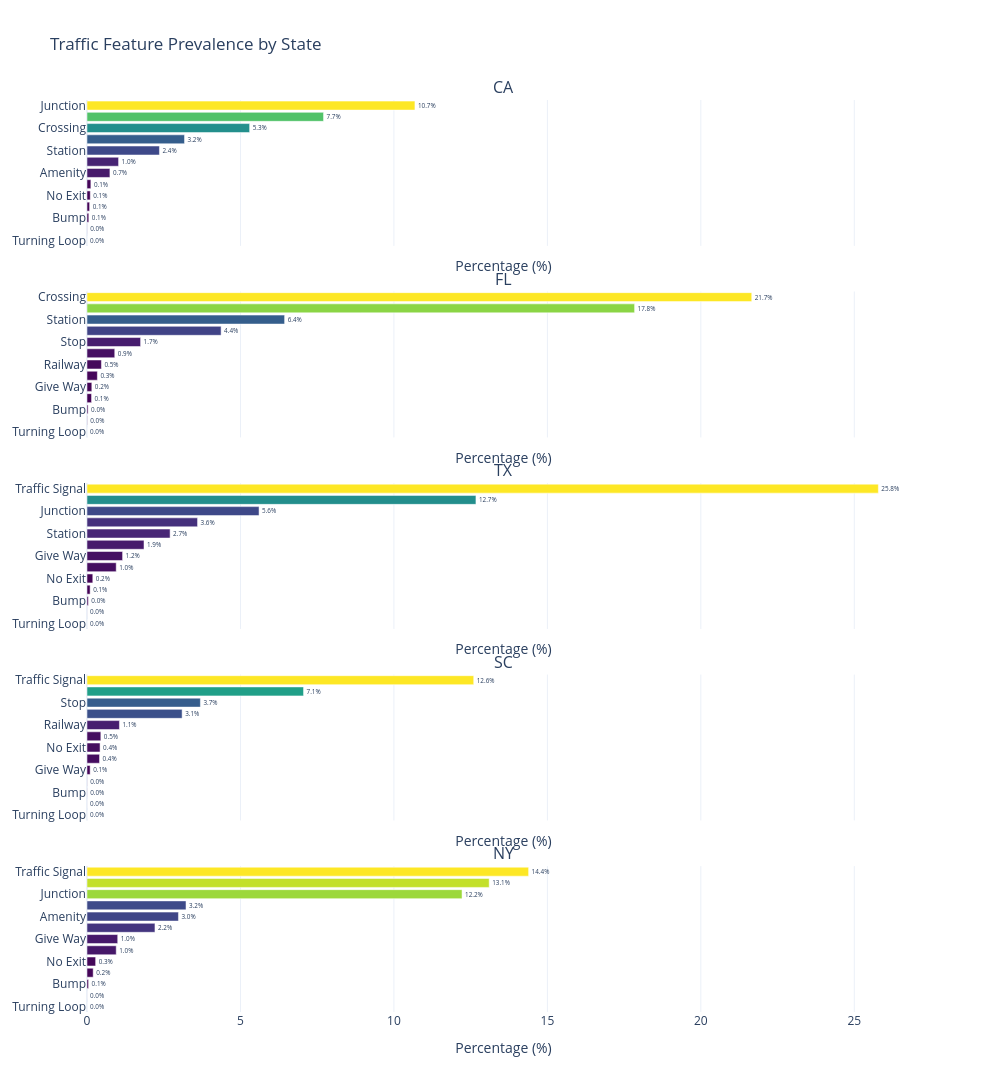

Source (notebook cell):
### Code cell
cols_to_analyze = [
    "Amenity", "Bump", "Crossing", "Give_Way", "Junction", 
    "No_Exit", "Railway", "Roundabout", "Station", "Stop", 
    "Traffic_Calming", "Traffic_Signal", "Turning_Loop"
]

states = ["CA", "FL", "TX", "SC", "NY"]

fig = make_subplots(
    rows=5, cols=1, 
    shared_xaxes=True, 
    vertical_spacing=0.05,
    subplot_titles=states
)

for idx, state in enumerate(states):
    df_state = df_parsed.filter(pl.col("State") == state).select(cols_to_analyze)
    
    if df_state.height == 0:
        continue

    analysis_data = []
    for col in cols_to_analyze:
        occurrence_rate = df_state[col].mean() * 100
        analysis_data.append({
            "Feature": col.replace("_", " ").title(),
            "Rate": occurrence_rate
        })
    
    summary_df = pl.DataFrame(analysis_data).sort("Rate")
    

    rates = summary_df["Rate"].to_list()
    features = summary_df["Feature"].to_list()
    labels = summary_df["Rate"].map_elements(lambda x: f"{x:.1f}%", return_dtype=pl.Utf8).to_list()

    fig.add_trace(
        go.Bar(
            x=rates,
            y=features,
            orientation='h',
            text=labels,
            textposition='outside',
            marker=dict(color=rates, colorscale='Viridis'),
            showlegend=False
        ),
        row=idx+1, col=1
    )

fig.update_layout(
    height=1500, 
    width=1000, 
    title_text="Traffic Feature Prevalence by State",
    template="plotly_white",
    showlegend=False
)

fig.update_xaxes(title_text="Percentage (%)")
fig.show()

### Figure 1 — Plotly figure (JSON) as saved in the notebook; plotly's stock layout.template omitted (floating-point values rounded to 4 significant figures)
{"data": [{"marker": {"color": [0, 0.003435, 0.05851, 0.08546, 0.1071, 0.1262, 0.7467, 1.029, 2.36, 3.178, 5.299, 7.707, 10.68], "colorscale": [[0, "#440154"], [0.1111, "#482878"], [0.2222, "#3e4989"], [0.3333, "#31688e"], [0.4444, "#26828e"], [0.5556, "#1f9e89"], [0.6667, "#35b779"], [0.7778, "#6ece58"], [0.8889, "#b5de2b"], [1, "#fde725"]]}, "orientation": "h", "showlegend": false, "text": ["0.0%", "0.0%", "0.1%", "0.1%", "0.1%", "0.1%", "0.7%", "1.0%", "2.4%", "3.2%", "5.3%", "7.7%", "10.7%"], "textposition": "outside", "type": "bar", "x": [0, 0.003435, 0.05851, 0.08546, 0.1071, 0.1262, 0.7467, 1.029, 2.36, 3.178, 5.299, 7.707, 10.68], "xaxis": "x", "y": ["Turning Loop", "Roundabout", "Bump", "Traffic Calming", "No Exit", "Give Way", "Amenity", "Railway", "Station", "Stop", "Crossing", "Traffic Signal", "Junction"], "yaxis": "y"}, {"marker": {"color": [0, 0.007956, 0.03517, 0.1483, 0.157, 0.3376, 0.4694, 0.9041, 1.747, 4.369, 6.439, 17.84, 21.66], "colorscale": [[0, "#440154"], [0.1111, "#482878"], [0.2222, "#3e4989"], [0.3333, "#31688e"], [0.4444, "#26828e"], [0.5556, "#1f9e89"], [0.6667, "#35b779"], [0.7778, "#6ece58"], [0.8889, "#b5de2b"], [1, "#fde725"]]}, "orientation": "h", "showlegend": false, "text": ["0.0%", "0.0%", "0.0%", "0.1%", "0.2%", "0.3%", "0.5%", "0.9%", "1.7%", "4.4%", "6.4%", "17.8%", "21.7%"], "textposition": "outside", "type": "bar", "x": [0, 0.007956, 0.03517, 0.1483, 0.157, 0.3376, 0.4694, 0.9041, 1.747, 4.369, 6.439, 17.84, 21.66], "xaxis": "x2", "y": ["Turning Loop", "Roundabout", "Bump", "Traffic Calming", "Give Way", "No Exit", "Railway", "Amenity", "Stop", "Junction", "Station", "Traffic Signal", "Crossing"], "yaxis": "y2"}, {"marker": {"color": [0, 0.00173, 0.04273, 0.1016, 0.1886, 0.9517, 1.159, 1.857, 2.707, 3.602, 5.606, 12.67, 25.78], "colorscale": [[0, "#440154"], [0.1111, "#482878"], [0.2222, "#3e4989"], [0.3333, "#31688e"], [0.4444, "#26828e"], [0.5556, "#1f9e89"], [0.6667, "#35b779"], [0.7778, "#6ece58"], [0.8889, "#b5de2b"], [1, "#fde725"]]}, "orientation": "h", "showlegend": false, "text": ["0.0%", "0.0%", "0.0%", "0.1%", "0.2%", "1.0%", "1.2%", "1.9%", "2.7%", "3.6%", "5.6%", "12.7%", "25.8%"], "textposition": "outside", "type": "bar", "x": [0, 0.00173, 0.04273, 0.1016, 0.1886, 0.9517, 1.159, 1.857, 2.707, 3.602, 5.606, 12.67, 25.78], "xaxis": "x3", "y": ["Turning Loop", "Roundabout", "Bump", "Traffic Calming", "No Exit", "Railway", "Give Way", "Amenity", "Station", "Stop", "Junction", "Crossing", "Traffic Signal"], "yaxis": "y3"}, {"marker": {"color": [0, 0.001054, 0.003688, 0.004214, 0.1019, 0.4085, 0.4257, 0.4509, 1.057, 3.099, 3.694, 7.055, 12.6], "colorscale": [[0, "#440154"], [0.1111, "#482878"], [0.2222, "#3e4989"], [0.3333, "#31688e"], [0.4444, "#26828e"], [0.5556, "#1f9e89"], [0.6667, "#35b779"], [0.7778, "#6ece58"], [0.8889, "#b5de2b"], [1, "#fde725"]]}, "orientation": "h", "showlegend": false, "text": ["0.0%", "0.0%", "0.0%", "0.0%", "0.1%", "0.4%", "0.4%", "0.5%", "1.1%", "3.1%", "3.7%", "7.1%", "12.6%"], "textposition": "outside", "type": "bar", "x": [0, 0.001054, 0.003688, 0.004214, 0.1019, 0.4085, 0.4257, 0.4509, 1.057, 3.099, 3.694, 7.055, 12.6], "xaxis": "x4", "y": ["Turning Loop", "Roundabout", "Bump", "Traffic Calming", "Give Way", "Station", "No Exit", "Amenity", "Railway", "Junction", "Stop", "Crossing", "Traffic Signal"], "yaxis": "y4"}, {"marker": {"color": [0, 0.0008865, 0.05082, 0.2015, 0.2816, 0.9521, 1.001, 2.214, 2.98, 3.226, 12.22, 13.1, 14.39], "colorscale": [[0, "#440154"], [0.1111, "#482878"], [0.2222, "#3e4989"], [0.3333, "#31688e"], [0.4444, "#26828e"], [0.5556, "#1f9e89"], [0.6667, "#35b779"], [0.7778, "#6ece58"], [0.8889, "#b5de2b"], [1, "#fde725"]]}, "orientation": "h", "showlegend": false, "text": ["0.0%", "0.0%", "0.1%", "0.2%", "0.3%", "1.0%", "1.0%", "2.2%", "3.0%", "3.2%", "12.2%", "13.1%", "14.4%"], "textposition": "outside", "type": "bar", "x": [0, 0.0008865, 0.05082, 0.2015, 0.2816, 0.9521, 1.001, 2.214, 2.98, 3.226, 12.22, 13.1, 14.39], "xaxis": "x5", "y": ["Turning Loop", "Roundabout", "Bump", "Traffic Calming", "No Exit", "Railway", "Give Way", "Station", "Amenity", "Stop", "Junction", "Crossing", "Traffic Signal"], "yaxis": "y5"}], "layout": {"annotations": [{"font": {"size": 16}, "showarrow": false, "text": "CA", "x": 0.5, "xanchor": "center", "xref": "paper", "y": 1, "yanchor": "bottom", "yref": "paper"}, {"font": {"size": 16}, "showarrow": false, "text": "FL", "x": 0.5, "xanchor": "center", "xref": "paper", "y": 0.79, "yanchor": "bottom", "yref": "paper"}, {"font": {"size": 16}, "showarrow": false, "text": "TX", "x": 0.5, "xanchor": "center", "xref": "paper", "y": 0.58, "yanchor": "bottom", "yref": "paper"}, {"font": {"size": 16}, "showarrow": false, "text": "SC", "x": 0.5, "xanchor": "center", "xref": "paper", "y": 0.37, "yanchor": "bottom", "yref": "paper"}, {"font": {"size": 16}, "showarrow": false, "text": "NY", "x": 0.5, "xanchor": "center", "xref": "paper", "y": 0.16, "yanchor": "bottom", "yref": "paper"}], "height": 1500, "showlegend": false, "title": {"text": "Traffic Feature Prevalence by State"}, "width": 1000, "xaxis": {"anchor": "y", "domain": [0, 1], "matches": "x5", "showticklabels": false, "title": {"text": "Percentage (%)"}}, "xaxis2": {"anchor": "y2", "domain": [0, 1], "matches": "x5", "showticklabels": false, "title": {"text": "Percentage (%)"}}, "xaxis3": {"anchor": "y3", "domain": [0, 1], "matches": "x5", "showticklabels": false, "title": {"text": "Percentage (%)"}}, "xaxis4": {"anchor": "y4", "domain": [0, 1], "matches": "x5", "showticklabels": false, "title": {"text": "Percentage (%)"}}, "xaxis5": {"anchor": "y5", "domain": [0, 1], "title": {"text": "Percentage (%)"}}, "yaxis": {"anchor": "x", "domain": [0.84, 1]}, "yaxis2": {"anchor": "x2", "domain": [0.63, 0.79]}, "yaxis3": {"anchor": "x3", "domain": [0.42, 0.58]}, "yaxis4": {"anchor": "x4", "domain": [0.21, 0.37]}, "yaxis5": {"anchor": "x5", "domain": [0, 0.16]}}}
